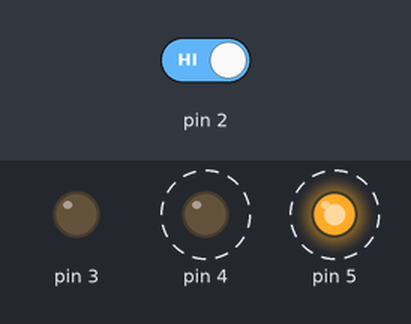
A sketch run on a simulated Arduino Uno, built with avr-gcc and run on an emulated ATmega328P. Shown: output pins drawn as LEDs (lit = HIGH). Dashed ring = blinking. The inputs (shaded band) are chosen by the test bench; at power-on: pin 2 HIGH.

Above: at 4.8 s.
4.9 s: pin 2 driven LOW
At 5.8 s:
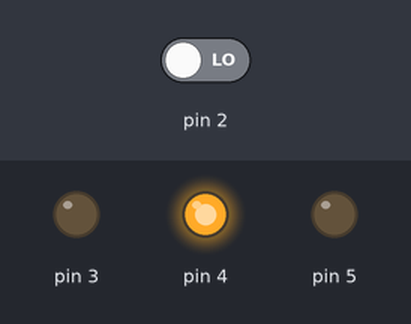
At 7.0 s:
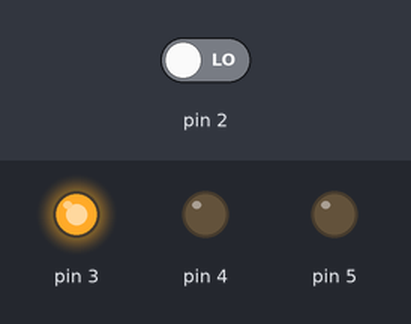
7.6 s: pin 2 driven HIGH
At 8.2 s:
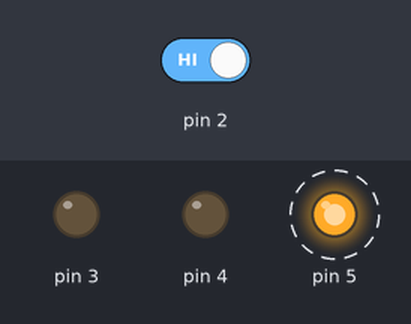
Timing chart, 0 to 19.6 s (numbered marks = the images above; inputs shaded):
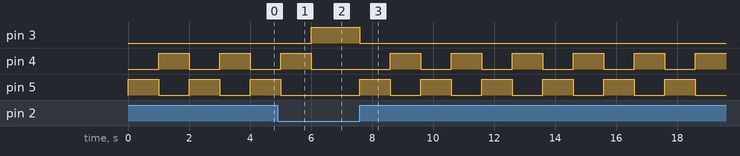

The sketch:

p01_SpaceshipInterface.ino
```cpp
/*
  Project 1 - Spaceship Interface
*/

// Create a global variable to hold the state of the switch. This variable is
// persistent throughout the program. Whenever you refer to switchState, you’re
// talking about the number it holds
int switchstate = 0;

void setup() {
  // declare the LED pins as outputs
  pinMode(3, OUTPUT);
  pinMode(4, OUTPUT);
  pinMode(5, OUTPUT);

  // declare the switch pin as an input
  pinMode(2, INPUT);
}

void loop() {

  // read the value of the switch
  // digitalRead() checks to see if there is voltage on the pin or not
  switchstate = digitalRead(2);

  // if the button is not pressed turn on the green LED and off the red LEDs
  if (switchstate == LOW) {
    digitalWrite(3, HIGH); // turn the green LED on pin 3 on
    digitalWrite(4, LOW);  // turn the red LED on pin 4 off
    digitalWrite(5, LOW);  // turn the red LED on pin 5 off
  }
  // this else is part of the above if() statement.
  // if the switch is not LOW (the button is pressed) turn off the green LED and
  // blink alternatively the red LEDs
  else {
    digitalWrite(3, LOW);  // turn the green LED on pin 3 off
    digitalWrite(4, LOW);  // turn the red LED on pin 4 off
    digitalWrite(5, HIGH); // turn the red LED on pin 5 on
    // wait for a quarter second before changing the light
    delay(1000);
    digitalWrite(4, HIGH); // turn the red LED on pin 4 on
    digitalWrite(5, LOW);  // turn the red LED on pin 5 off
    // wait for a quarter second before changing the light
    delay(1000);
  }
}
```

Measured:
- after the input at 4.9 s, pin 3: LOW → HIGH after 1.1 s; pin 4: goes on until 6.0 s, then stays LOW; pin 5: goes on until 5.0 s, then stays LOW
- after the input at 7.6 s, pin 3: HIGH → LOW at once; pin 4: alternates HIGH for 1.0 s and LOW for 1.0 s, starting after 1.0 s; pin 5: alternates HIGH for 1.0 s and LOW for 1.0 s, starting at once
- by itself, pin 4, pin 5: alternates HIGH for 1.0 s and LOW for 1.0 s
